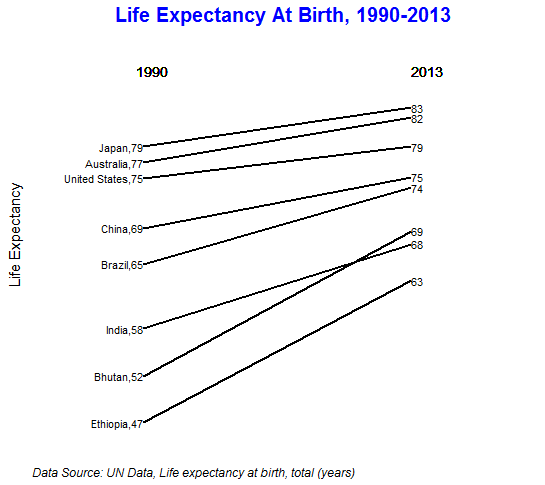

The R source for this figure:
## Import libraries
library(dplyr)
library(ggplot2)
library(grid)
library(gridExtra)

##Read the data file
life <- read.csv("LifeExpectancy.csv",header=TRUE)

## Rearrange the data as Country|1990|2013 for slopegraph. Filter the life expectancy data fo
## 1990 and 2013 into 2 temp variables and then extract the values into year1990 and year2013.
## All countries are extracted to variable group.
## Create a new data frame named 'a' with the 3 variables year1990,year2013, countries
## Set the variable years which will be used for x-axis as 23 (2013-1990)
tmp1990 <- life %>% filter(Year==1990)
tmp2013 <- life %>% filter(Year==2013)
year1990 <- tmp1990$Value
year2013 <- tmp2013$Value
group <- tmp2013$Country
years <- 23
a <- data.frame(year1990,year2013,group)

## Create the labels for the 2 ends of the slopegraph
## Left end (1990) will say COuntry,Value
## Right end(2013) will say value
## Round the values to get rid of the decimals
lab1990 <- paste(a$group, round(a$year1990),sep=",")
lab2013 <- round(a$year2013)

## Draw the initial plot

p <- ggplot(a) + 
  geom_segment(aes(x=0,xend=years,
                   y=year1990,yend=year2013),
               size=0.75)+
  ggtitle("Life Expectancy At Birth, 1990-2013")+theme(plot.title = element_text(face="bold",size=20,color="blue"))

## Set the theme background, grids, ticks, text and borders to blank
p<-p + theme(panel.background = element_blank())
p<-p + theme(panel.grid=element_blank())
p<-p + theme(axis.ticks=element_blank())
p<-p + theme(axis.text=element_blank())
p<-p + theme(panel.border=element_blank())

## Adding extra space around the graph to accomodate the labels
p <- p+ xlim(-8,(years+9))
p <- p+ylim(min(a$year2013,a$year1990),max(a$year2013,a$year1990)+7)

## Set the Y axis title
p<-p+xlab("")+ylab("Life Expectancy")+
  theme(axis.title.y = element_text(size = 15, angle = 90))


## Set the labels on the slopegraph
## x variable is repeated with value as years (right end)
## hjust of 0, aligns text to left
## Size is the font size
p<-p+geom_text(label=lab2013,y=a$year2013,x=rep.int(years,length(a$year2013)),hjust=0, vjust=0.5,size=4)
p<-p+geom_text(label=lab1990,y=a$year1990,x=rep.int(0,length(a$year2013)),hjust=1, vjust=0.5,size=4)

## Set the label for the 2 ends of the slopegraph.
## Y value needs to be slightly greater than the max value of the data, to avoid overlap. 
## This spacing needs to be adjusted in the ylim above
p<-p+geom_text(label="1990",x=0,y=(1.05*(max(a$year2013,a$year1990))),hjust=0.2,size=5)
p<-p+geom_text(label="2013",x=years,y=(1.05*(max(a$year2013,a$year1990))),hjust=0,size=5)


## Show the plot on screen
print(p)

## Add footnote
grid.newpage()
footnote <- "Data Source: UN Data, Life expectancy at birth, total (years)"
g <- arrangeGrob(p, bottom = textGrob(footnote, x = 0, hjust = -0.1, vjust=0.1, gp = gpar(fontface = "italic", fontsize = 12)))
grid.draw(g)
